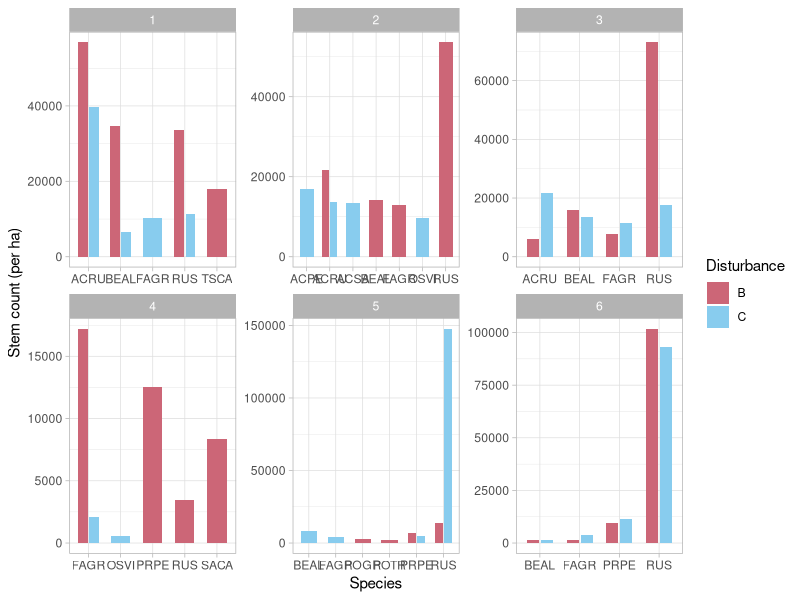

The R script that drew this image:
library(tidyverse)
library(dplyr)
library(ggplot2)

comp <- read_csv("competition.csv")

#Add Treatment & Pair columns
comp2 <- comp %>% mutate(Treatment=case_when(
  Unit %in% c("3/16","5/15","28/2","12/2") ~ "Shelterwood",
  Unit %in% c("20/2","3/1") ~ "Seedtree",
  Unit %in% c("44B","45C","46B","46C") ~ "Clearcut"))

comp2 <- comp2 %>% replace_na(list(
  Unit="Unnamed",Treatment="Unmanaged"))

comp2 <- comp2 %>% mutate(Pair=case_when(
  Unit %in% c("3/16","5/15")~"1",
  Unit %in% c("20/2","20/3","20/4","20/5","3/1")~"2",
  Unit %in% c("28/2","28/3","12/2")~"3",
  Unit=="Unnamed"~"4",
  Unit %in% c("44B","45C")~"5",
  Unit %in% c("46B","46C")~"6"))

comp2$Spcode <- replace(comp2$Spcode,
                        comp2$Spcode %in% c("RUID","RUFR","RUOC"),
                        "RUS")

comp2 <- comp2 %>% filter(Spcode %in% 
                            c("ABBA","ACPE","ACRU","ACSA",
                              "BEAL","BEPA","BEPO","FAGR",
                              "FRAM","OSVI","PIST","POGR",
                              "POTR","PRPE","RUS","SACA",
                              "TSCA"))

comp2 <- comp2 %>% 
  mutate(Location=as.factor(Location),
         Unit=as.factor(Unit),
         Disturbance=as.factor(Disturbance),
         Treatment=as.factor(Treatment),
         Pair=as.factor(Pair),
         Spcode=as.factor(Spcode))

#spcode count
count <- comp2 %>% group_by(Pair,Disturbance,Spcode) %>% 
  summarize(stemcount=sum(Count))

count <- count %>% group_by(Pair, Disturbance) %>% 
  slice_max(stemcount,n=4)

#scale up to per ha
b1 <- 66
c1 <- 46
b2 <- 31
c2 <- 30
b3 <- 30
c3 <- 45
b4 <- 43
c4 <- 19
b5 <- 10 
c5 <- 13
b6 <- 28
c6 <- 32

plotarea <- 0.0001

count <- count %>% mutate(Density=if_else(
  Pair=="1" & Disturbance=="B",
  stemcount/b1/plotarea,if_else(Pair=="1" & Disturbance=="C",
  stemcount/c1/plotarea,if_else(Pair=="2" & Disturbance=="B",
  stemcount/b2/plotarea,if_else(Pair=="2" & Disturbance=="C",
  stemcount/c2/plotarea,if_else(Pair=="3" & Disturbance=="B",
  stemcount/b3/plotarea,if_else(Pair=="3" & Disturbance=="C",
  stemcount/c3/plotarea,if_else(Pair=="4" & Disturbance=="B",
  stemcount/b4/plotarea,if_else(Pair=="4" & Disturbance=="C",
  stemcount/c4/plotarea,if_else(Pair=="5" & Disturbance=="B",
  stemcount/b5/plotarea,if_else(Pair=="5" & Disturbance=="C",
  stemcount/c5/plotarea,if_else(Pair=="6" & Disturbance=="B",
  stemcount/b6/plotarea,stemcount/c6/plotarea)))))))))))) 

count$Density <- round(count$Density,0)

#visualize stem density
bc <- c("B"="#CC6677","C"="#88CCEE")

count %>% 
ggplot(aes(x=Spcode,y=Density,fill=Disturbance))+
  geom_col(width=0.6,position=position_dodge(width=0.7))+
  facet_wrap(vars(Pair),scales="free")+
  scale_fill_manual(values=bc)+
  theme_light()+
  xlab("Species")+
  ylab("Stem count (per ha)")
  

